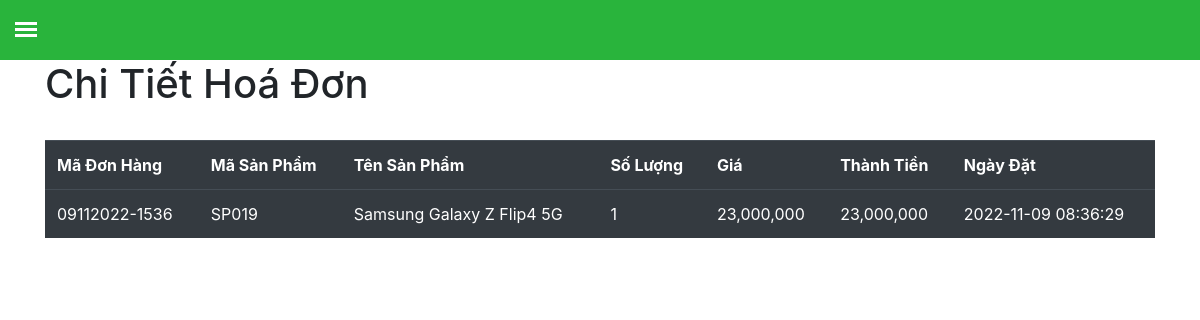
Screenshot of /BillController/Detail?id=09112022-1536 (signed in) with the database file from the repository.
### tables this page shows
CREATE TABLE `chi_tiet_don_hang` (
  `idCT` int(11) NOT NULL,
  `ma_don_hang` varchar(20) NOT NULL,
  `ma_san_pham` varchar(10) NOT NULL,
  `ten_san_pham` varchar(40) NOT NULL,
  `so_luong` int(5) NOT NULL,
  `gia` varchar(20) NOT NULL,
  `thanh_tien` varchar(15) NOT NULL,
  `create_at` timestamp NOT NULL DEFAULT current_timestamp() ON UPDATE current_timestamp()
);

### admin/Core/BaseController.php (called while the page is built, shortened)
<?php
class BaseController
{
    public function view($viewFile , $view, $data=[])
    {
        require_once './admin/Views/'.$viewFile.'/'.$view.'.php';
    }
}

### admin/Controllers/BillController.php (called while the page is built, shortened)
<?php
class BillController extends BaseController {
    protected $billModel;
    public function __construct()
    {
        $this->billModel = new BillModel;
    }
    public function Detail(){
        $check = $this->billModel->getMaHD();
        $id = $_GET['id'];
        $this->main_content = $this->billModel->getbyId($id);
        $this->view('Bill','detail',$this->main_content);
    }
}

### admin/Core/App.php (called while the page is built, shortened)
<?php
class App
{
    protected $controller = 'UserHomeController';
    protected $action = 'index';
    function __construct()
    {
        $url = $this->XuLy_Url();
        if (file_exists("./admin/Controllers/" . $url[0] . ".php")) {
            $this->controller = $url[0];
            unset($url[0]);
        }
        else {
            require_once './admin/Controllers/404.php';
        }
        if (isset($url[1])) {
            if (method_exists($this->controller, $url[1])) {
                $this->action = $url[1];
            }
            unset($url[1]);
        }
        $this->param = $url ? array_values($url) : [];
         call_user_func_array([new $this->controller, $this->action], $this->param);
    }
    public function XuLy_Url()
    {
        if (isset($_GET['url'])) {
            return explode("/", filter_var(trim($_GET["url"], "/")));
        }
    }
}

### index.php (called while the page is built, shortened)
<?php
$myApp = new App();

### admin/DB/Database.php (called while the page is built, shortened)
<?php
    class Database {
        protected $connect;
        protected function connection(){
            try {
                $this->connect = new PDO(Database::DB_DSN, Database::USERNAME, Database::PASSWORD);
              } catch (PDOException $e) {
                die("Kết nối CSDL theo PDO thất bại: " . $e->getMessage());
              }
              return $this->connect;
            }
    }

### admin/Models/BillModel.php (called while the page is built, shortened)
<?php
class BillModel extends BaseModel
{
    public function getbyId($id)
    {
        $obj_select = $this->connect
            ->prepare("SELECT * FROM chi_tiet_don_hang WHERE ma_don_hang = '$id'");
        $obj_select->execute();
        $result =  $obj_select->fetchAll(PDO::FETCH_ASSOC);
        return $result;
    }
    public function getMaHD()
    {
        $obj_select = $this->connect->prepare("SELECT ma_don_hang FROM don_hang");
        $arr_select = [];
        $obj_select->execute($arr_select);
        $result = $obj_select->fetchAll(PDO::FETCH_ASSOC);
        $data = [];
        for ($i = 0; $i < count($result); $i++) {
            $data[$i] = $result[$i]['ma_don_hang'];
        }
        return $data;
    }
}

### admin/Views/Bill/detail.php (the view)
<div class="container">
    <div class="product">
     <h1>Chi Tiết Hoá Đơn </h1>
     <br>
     <table class="table table-dark table-hover">
       <tr>
         <th>Mã Đơn Hàng</th>
         <th>Mã Sản Phẩm</th>
         <th>Tên Sản Phẩm</th>
         <th>Số Lượng</th>
         <th>Giá</th>
         <th>Thành Tiền</th>
         <th>Ngày Đặt</th>
       </tr>
       <?php foreach ($data as $r) : ?>
         <tr>
           <td><?php echo $r['ma_don_hang'] ?></td>
           <td><?php echo $r['ma_san_pham'] ?></td>
           <td><?php echo $r['ten_san_pham'] ?></td>
           <td><?php echo $r['so_luong'] ?></td>
           <td><?php echo number_format($r['gia'])  ?></td>
           <td><?php echo number_format($r['thanh_tien'])  ?></td>
           <td><?php echo $r['create_at'] ?></td>
         </tr>
       <?php endforeach; ?>
     </table>
   </div>
   </div>

### admin/assets/css/style.css (style rules this page uses)
html, body { overflow-x: hidden; height: 100%; }

### admin/assets/css/css.css (style rules this page uses)
.product { padding-top: 60px; }

### rows the page displays
chi_tiet_don_hang: ma_don_hang "09112022-1536", ma_san_pham "SP019", ten_san_pham "Samsung Galaxy Z Flip4 5G", so_luong "1", gia "23,000,000", thanh_tien "23,000,000", create_at "2022-11-09 08:36:29"
